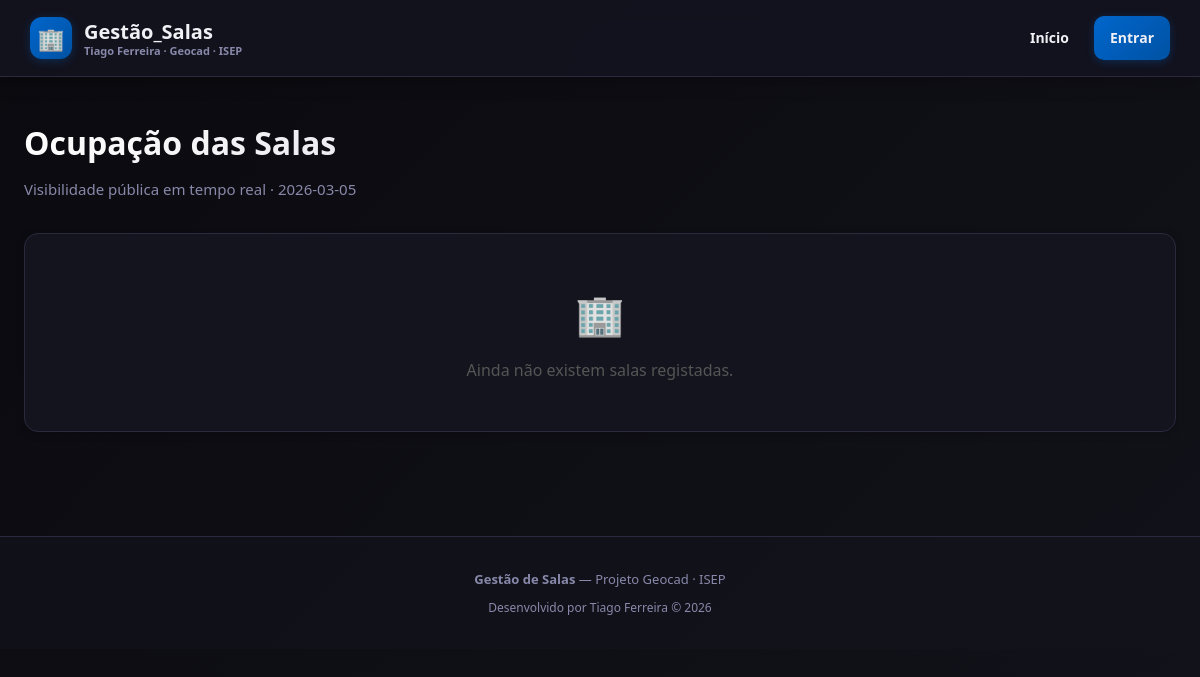
Before: / with the older database file.
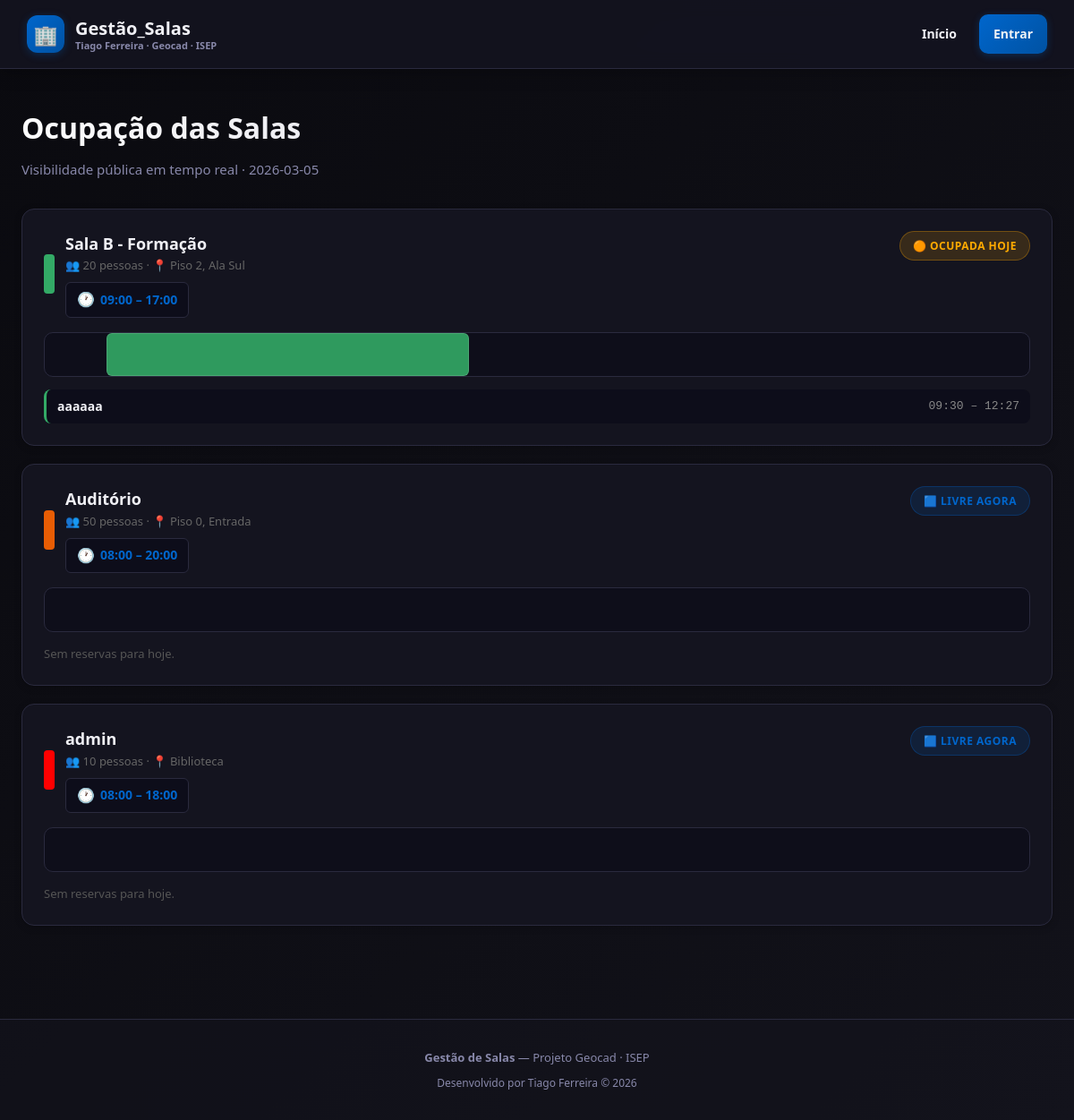
After: the same page with the newer database file.
### app/models.py (models this page shows)
class Room(Base):
    __tablename__ = "rooms"
    id         = Column(Integer, primary_key=True, index=True)
    name       = Column(String, nullable=False)
    capacity   = Column(Integer, nullable=False)
    location   = Column(String, nullable=False)
    color      = Column(String, default="#e85d04")
    start_time = Column(String, nullable=False)        # ex: "08:00"
    end_time   = Column(String, nullable=False)        # ex: "18:00"
    work_days  = Column(String, default="1,2,3,4,5")  # dias da semana separados por vírgula
    reservations = relationship("Reservation", back_populates="room")
    equipment = relationship("Equipment", back_populates="room")

class Reservation(Base):
    __tablename__ = "reservations"
    id         = Column(Integer, primary_key=True, index=True)
    title      = Column(String, nullable=False)
    date       = Column(String, nullable=False)        # ex: "2026-02-23"
    start_time = Column(String, nullable=False)        # ex: "09:00"
    end_time   = Column(String, nullable=False)        # ex: "10:00"
    room_id = Column(Integer, ForeignKey("rooms.id"), nullable=False)
    user_id = Column(Integer, ForeignKey("users.id"), nullable=False)
    room = relationship("Room", back_populates="reservations")
    user = relationship("User", back_populates="reservations")

### app/routers/public.py (the view)
@router.get("/")
async def public_view(request: Request, db=Depends(get_db)):
    rooms = db.query(models.Room).all()
    today = str(date_type.today())
    reservations = db.query(models.Reservation).filter(models.Reservation.date == today).all()
    user = get_current_user(request, db)
    return request.app.state.templates.TemplateResponse(
        "public.html",
        {"request": request, "rooms": rooms, "reservations": reservations, "today": today, "user": user},
    )

### app/templates/public.html (shortened to what this page needs)
{% extends "base.html" %}
{% block content %}
<div class="container">
  <h1 class="page-title">Ocupação das Salas</h1>
  <p class="page-sub">Visibilidade pública em tempo real · {{ today }}</p>
  {% if rooms %}
    <div style="display: flex; flex-direction: column; gap: 20px;">
      {% for room in rooms %}
        {% set room_res = reservations | selectattr("room_id", "equalto", room.id) | list %}
        <div class="card">
          <div style="display: flex; justify-content: space-between; align-items: flex-start; margin-bottom: 16px; flex-wrap: wrap; gap: 12px;">
            <div style="display: flex; align-items: center; gap: 12px;">
              <div style="width: 12px; height: 44px; border-radius: 4px; background: {{ room.color }};"></div>
              <div>
                <div style="font-size: 18px; font-weight: 700;">{{ room.name }}</div>
                <div style="color: #666; font-size: 13px;">👥 {{ room.capacity }} pessoas · 📍 {{ room.location }}</div>
                <div class="room-schedule">
                  <span class="time-icon">🕐</span>
                  <span>{{ room.start_time }} – {{ room.end_time }}</span>
                </div>
              </div>
            </div>
            {% if room_res | length == 0 %}
              <span class="tag tag-blue">🟦 Livre agora</span>
            {% else %}
              <span class="tag tag-orange">🟠 Ocupada hoje</span>
            {% endif %}
          </div>
          <div class="occ-bar">
            {% set start_min = room.start_time.split(':')[0] | int * 60 + room.start_time.split(':')[1] | int %}
            {% set end_min = room.end_time.split(':')[0] | int * 60 + room.end_time.split(':')[1] | int %}
            {% set total = end_min - start_min %}
            {% for r in room_res %}
              {% set s = r.start_time.split(':')[0] | int * 60 + r.start_time.split(':')[1] | int %}
              {% set e = r.end_time.split(':')[0] | int * 60 + r.end_time.split(':')[1] | int %}
              {% set left = ((s - start_min) / total * 100) %}
              {% set width = ((e - s) / total * 100) %}
              <div class="occ-segment"
                   style="left: {{ left }}%; width: {{ width }}%; background: {{ room.color }};"
                   data-title="{{ r.title }}: {{ r.start_time }}–{{ r.end_time }}"></div>
            {% endfor %}
          </div>
          <div style="margin-top: 14px; display: flex; flex-direction: column; gap: 6px;">
            {% if room_res %}
              {% for r in room_res | sort(attribute='start_time') %}
                <div style="display: flex; justify-content: space-between; align-items: center; padding: 8px 12px; background: #0d0d1a; border-radius: 8px; border-left: 3px solid {{ room.color }};">
                  <span style="font-weight: 600; font-size: 14px;">{{ r.title }}</span>
                  <span style="font-family: monospace; font-size: 13px; color: #888;">{{ r.start_time }} – {{ r.end_time }}</span>
                </div>
              {% endfor %}
            {% else %}
              <div style="color: #555; font-size: 13px;">Sem reservas para hoje.</div>
            {% endif %}
          </div>
        </div>
      {% endfor %}
    </div>
  {% else %}
    <div class="card" style="text-align: center; padding: 48px; color: #555;">
      <div style="font-size: 40px; margin-bottom: 12px;">🏢</div>
      <p>Ainda não existem salas registadas.</p>
    </div>
  {% endif %}
</div>
{% endblock %}

### app/templates/base.html (shortened to what this page needs)
<!DOCTYPE html>
<html lang="pt">
<head>
</head>
<body>
  <header class="header">
    <a href="/" class="logo">
      <div class="logo-icon">🏢</div>
      <div style="display: flex; flex-direction: column; line-height: 1.2;">
        <span style="font-weight: 700;">Gestão_Salas</span>
        <span style="font-size: 11px; color: var(--text-muted);">Tiago Ferreira · Geocad · ISEP</span>
      </div>
    </a>
    <nav class="nav">
      <a href="/">Início</a>
      {% if user %}
        {% if user.role == 'admin' %}
          <a href="/admin">Administração</a>
          <a href="/dashboard">Dashboard</a>
        {% else %}
          <a href="/dashboard">Dashboard</a>
          <a href="/user">A Minha Conta</a>
        {% endif %}
        <div style="display: flex; align-items: center; gap: 10px; margin-left: 8px; padding: 4px 10px; background: var(--border); border-radius: 20px;">
          {% if user.avatar %}
            <img src="{{ user.avatar }}" alt="{{ user.name }}"
                 style="width: 28px; height: 28px; border-radius: 50%; object-fit: cover; border: 2px solid var(--primary);">
          {% else %}
            <div style="width: 28px; height: 28px; border-radius: 50%; background: linear-gradient(135deg, var(--primary), var(--primary-hover));
                        display: flex; align-items: center; justify-content: center;
                        font-size: 13px; font-weight: 700; color: white;">
              {{ user.name[0].upper() }}
            </div>
          {% endif %}
          <span style="font-size: 13px; font-weight: 600;">{{ user.name }}</span>
        </div>
        <a href="/logout">Sair</a>
      {% else %}
        <a href="/login" class="btn btn-primary">Entrar</a>
      {% endif %}
    </nav>
  </header>
  <main>
    {% block content %}{% endblock %}
  </main>
  <footer class="footer">
    <div style="margin-bottom: 8px;">
      <strong>Gestão de Salas</strong> — Projeto Geocad · ISEP
    </div>
    <div style="color: var(--text-muted); font-size: 12px;">
      Desenvolvido por Tiago Ferreira &copy; 2026
    </div>
  </footer>
</body>
</html>

### app/templates/base.html (style rules this page uses)
:root { --primary: #0066cc; --primary-hover: #0052a3; --primary-light: rgba(0, 102, 204, 0.15); --bg: #0a0a0f; --bg-gradient: linear-gradient(135deg, #0a0a0f 0%, #12121a 100%); --card: #14141f; --card-hover: #1a1a28; --danger: #cc3355; --danger-hover: #ff5c8a; --border: #2a2a3e; --border-light: #3a3a4e; --text: #f0f0f5; --text-muted: #8888aa; --success: #33aa66; --success-bg: #0a2a10; --warning: #ffaa00; --shadow: 0 4px 20px rgba(0, 0, 0, 0.3); --shadow-card: 0 2px 8px rgba(0, 0, 0, 0.2); }
* { margin: 0; padding: 0; box-sizing: border-box; }
body { font-family: 'Segoe UI', system-ui, -apple-system, sans-serif; background: var(--bg-gradient); color: var(--text); min-height: 100vh; line-height: 1.6; }
.header { background: rgba(20, 20, 31, 0.95); backdrop-filter: blur(10px); border-bottom: 1px solid var(--border); padding: 16px 30px; display: flex; justify-content: space-between; align-items: center; flex-wrap: wrap; gap: 12px; position: sticky; top: 0; z-index: 100; box-shadow: 0 2px 20px rgba(0, 0, 0, 0.3); }
.logo { display: flex; align-items: center; gap: 12px; font-size: 20px; font-weight: 700; text-decoration: none; color: var(--text); transition: transform 0.2s; }
.logo-icon { width: 42px; height: 42px; background: linear-gradient(135deg, var(--primary) 0%, var(--primary-hover) 100%); border-radius: 12px; display: flex; align-items: center; justify-content: center; font-size: 22px; box-shadow: 0 2px 10px rgba(0, 102, 204, 0.3); }
.nav { display: flex; gap: 8px; flex-wrap: wrap; }
.nav a, .nav button { padding: 10px 16px; border-radius: 10px; text-decoration: none; color: var(--text); font-size: 14px; font-weight: 600; background: transparent; border: 1px solid transparent; cursor: pointer; transition: all 0.2s ease; }
.nav .btn-primary { background: linear-gradient(135deg, var(--primary) 0%, var(--primary-hover) 100%); border: none; box-shadow: 0 2px 8px rgba(0, 102, 204, 0.3); }
.container { max-width: 1200px; margin: 0 auto; padding: 40px 24px; }
.card { box-shadow: 0 4px 12px rgba(0,0,0,0.3); }
.page-title { font-size: 32px; font-weight: 700; margin-bottom: 8px; background: linear-gradient(135deg, #fff 0%, #c0c0d0 100%); -webkit-background-clip: text; -webkit-text-fill-color: transparent; background-clip: text; }
.page-sub { color: var(--text-muted); font-size: 15px; margin-bottom: 32px; }
.card { background: var(--card); border: 1px solid var(--border); border-radius: 14px; padding: 24px; transition: all 0.2s ease; box-shadow: var(--shadow-card); }
.btn { padding: 12px 24px; border-radius: 10px; border: none; font-size: 14px; font-weight: 600; cursor: pointer; display: inline-flex; align-items: center; gap: 8px; transition: all 0.2s ease; text-decoration: none; position: relative; overflow: hidden; }
.btn-primary { background: linear-gradient(135deg, var(--primary) 0%, var(--primary-hover) 100%); color: white; box-shadow: 0 2px 8px rgba(0, 102, 204, 0.3); }
.tag { padding: 6px 14px; border-radius: 20px; font-size: 12px; font-weight: 700; display: inline-block; text-transform: uppercase; letter-spacing: 0.5px; }
.tag-orange { background: rgba(255, 170, 0, 0.15); color: var(--warning); border: 1px solid rgba(255, 170, 0, 0.3); }
.tag-blue { background: rgba(0, 102, 204, 0.15); color: var(--primary); border: 1px solid rgba(0, 102, 204, 0.3); }
.occ-bar { position: relative; height: 60px; background: #0d0d1a; border-radius: 8px; overflow: hidden; margin: 12px 0; border: 1px solid var(--border); }
.occ-segment { position: absolute; height: 100%; opacity: 0.85; border-radius: 4px; cursor: pointer; transition: opacity 0.2s; border: 1px solid rgba(255,255,255,0.2); }
.room-schedule { display: inline-flex; align-items: center; gap: 6px; padding: 6px 12px; background: #0d0d1a; border-radius: 6px; border: 1px solid var(--border); font-size: 14px; font-weight: 600; color: var(--primary); margin-top: 8px; }
.room-schedule .time-icon { font-size: 16px; }
.occ-bar { position: relative; height: 50px; background: rgba(13, 13, 26, 0.8); border-radius: 10px; overflow: hidden; margin: 12px 0; border: 1px solid var(--border); }
.occ-segment { position: absolute; height: 100%; opacity: 0.9; border-radius: 6px; cursor: pointer; transition: all 0.2s ease; border: 1px solid rgba(255, 255, 255, 0.15); }
.footer { text-align: center; padding: 32px; color: var(--text-muted); font-size: 13px; border-top: 1px solid var(--border); margin-top: 64px; background: rgba(20, 20, 31, 0.5); }

Changed rows visible on the page:
added Room: name "Sala B - Formação", capacity "20", location "Piso 2, Ala Sul", start_time "09:00", end_time "17:00", shows "🟠 OCUPADA HOJE"
added Reservation: title "aaaaaa", start_time "09:30", end_time "12:27"
added Room: name "Auditório", capacity "50", location "Piso 0, Entrada", start_time "08:00", end_time "20:00", shows "🟦 LIVRE AGORA", shows "Sem reservas para hoje."
added Room: name "admin", capacity "10", location "Biblioteca", start_time "08:00", end_time "18:00", shows "🟦 LIVRE AGORA", shows "Sem reservas para hoje."
Other visible differences:
text no longer shown: "🏢 Ainda não existem salas registadas."
